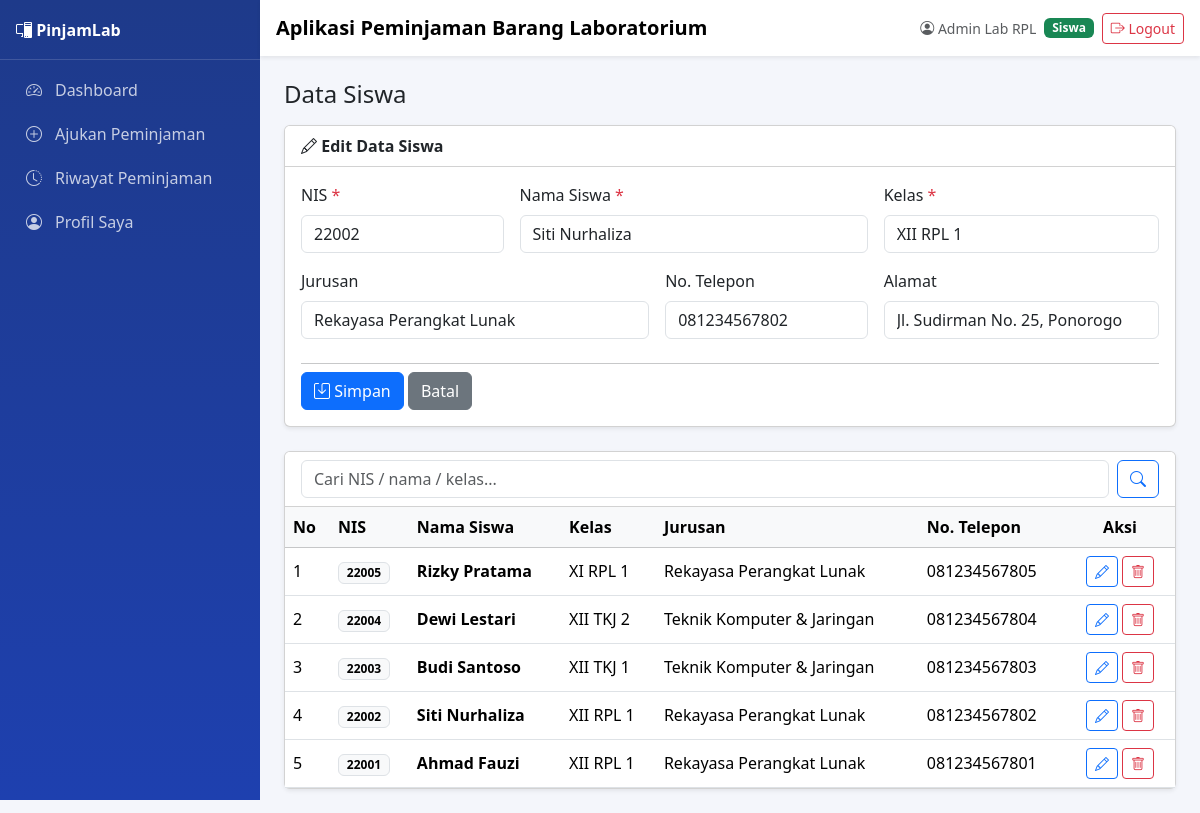
The page /siswa.php?aksi=edit&id=2 (signed in) on the database its author committed.
### tables this page shows
CREATE TABLE siswa (
  id_siswa   INT AUTO_INCREMENT PRIMARY KEY,
  nis        VARCHAR(20) NOT NULL UNIQUE,
  nama_siswa VARCHAR(100) NOT NULL,
  kelas      VARCHAR(20) NOT NULL,
  jurusan    VARCHAR(50),
  no_telp    VARCHAR(15),
  alamat     TEXT
);

### koneksi.php (called while the page is built, shortened)
<?php
function e($str) {
    return htmlspecialchars($str ?? '', ENT_QUOTES, 'UTF-8');
}
?>

### siswa.php (the view, shortened to what this page needs)
<?php
include 'koneksi.php';
include 'template_header.php';
 $aksi = $_GET['aksi'] ?? 'list';
 $edit = null;
if ($aksi == 'edit') {
    $id   = (int)($_GET['id'] ?? 0);
    $edit = mysqli_fetch_assoc(mysqli_query($koneksi, "SELECT * FROM siswa WHERE id_siswa=$id"));
}
 $keyword = mysqli_real_escape_string($koneksi, $_GET['cari'] ?? '');
if ($keyword != '') {
    $data = mysqli_query($koneksi, "SELECT * FROM siswa
        WHERE nis LIKE '%$keyword%' OR nama_siswa LIKE '%$keyword%' OR kelas LIKE '%$keyword%'
        ORDER BY id_siswa DESC");
} else {
    $data = mysqli_query($koneksi, "SELECT * FROM siswa ORDER BY id_siswa DESC");
}
?>
<div class="d-flex flex-wrap justify-content-between align-items-center gap-2 mb-3">
    <h4 class="mb-0">Data Siswa</h4>
</div>
<?php if ($aksi == 'tambah' || ($aksi == 'edit' && $edit)): ?>
<div class="card shadow-sm mb-4">
    <div class="card-header bg-white fw-semibold">
        <i class="bi bi-<?= $aksi == 'tambah' ? 'plus-circle' : 'pencil' ?>"></i>
        <?= $aksi == 'tambah' ? 'Tambah Siswa Baru' : 'Edit Data Siswa' ?>
    </div>
    <div class="card-body">
        <form method="post" class="row g-3">
            <div class="col-md-3">
                <label class="form-label">NIS <span class="text-danger">*</span></label>
                <input type="text" name="nis" class="form-control" value="<?= e($edit['nis'] ?? '') ?>" required>
            </div>
            <div class="col-md-5">
                <label class="form-label">Nama Siswa <span class="text-danger">*</span></label>
                <input type="text" name="nama_siswa" class="form-control" value="<?= e($edit['nama_siswa'] ?? '') ?>" required>
            </div>
            <div class="col-md-4">
                <label class="form-label">Kelas <span class="text-danger">*</span></label>
                <input type="text" name="kelas" class="form-control" list="daftarKelas"
                       value="<?= e($edit['kelas'] ?? '') ?>" required>
            </div>
            <div class="col-md-5">
                <label class="form-label">Jurusan</label>
                <input type="text" name="jurusan" class="form-control" list="daftarJurusan"
                       value="<?= e($edit['jurusan'] ?? '') ?>">
            </div>
            <div class="col-md-3">
                <label class="form-label">No. Telepon</label>
                <input type="text" name="no_telp" class="form-control" value="<?= e($edit['no_telp'] ?? '') ?>">
            </div>
            <div class="col-md-4">
                <label class="form-label">Alamat</label>
                <input type="text" name="alamat" class="form-control" value="<?= e($edit['alamat'] ?? '') ?>">
            </div>
            <div class="col-12">
                <hr class="mt-2 mb-2">
                <button type="submit" name="<?= $aksi ?>" class="btn btn-primary"><i class="bi bi-save"></i> Simpan</button>
                <a href="siswa.php" class="btn btn-secondary">Batal</a>
            </div>
        </form>
    </div>
</div>
<?php endif; ?>
<div class="card shadow-sm">
    <div class="card-header bg-white">
        <form method="get" class="d-flex gap-2">
            <input type="text" name="cari" class="form-control" placeholder="Cari NIS / nama / kelas..."
                   value="<?= e($keyword) ?>">
            <button class="btn btn-outline-primary" type="submit"><i class="bi bi-search"></i></button>
        </form>
    </div>
    <div class="table-responsive">
        <table class="table table-hover mb-0 align-middle">
            <thead class="table-light">
                <tr>
                    <th width="45">No</th><th>NIS</th><th>Nama Siswa</th><th>Kelas</th>
                    <th>Jurusan</th><th>No. Telepon</th><th width="110" class="text-center">Aksi</th>
                </tr>
            </thead>
            <tbody>
                <?php $no = 1; while ($s = mysqli_fetch_assoc($data)): ?>
                <tr>
                    <td><?= $no++ ?></td>
                    <td><span class="badge text-bg-light border"><?= e($s['nis']) ?></span></td>
                    <td class="fw-semibold"><?= e($s['nama_siswa']) ?></td>
                    <td><?= e($s['kelas']) ?></td>
                    <td><?= e($s['jurusan']) ?></td>
                    <td><?= e($s['no_telp']) ?: '-' ?></td>
                    <td class="text-center">
                        <a href="siswa.php?aksi=edit&id=<?= $s['id_siswa'] ?>" class="btn btn-sm btn-outline-primary"><i class="bi bi-pencil"></i></a>
                        <a href="siswa.php?hapus=<?= $s['id_siswa'] ?>" class="btn btn-sm btn-outline-danger"
                           onclick="return confirm('Yakin ingin menghapus siswa ini?')"><i class="bi bi-trash"></i></a>
                    </td>
                </tr>
                <?php endwhile; ?>
            </tbody>
        </table>
    </div>
</div>
<?php include 'template_footer.php'; ?>

### template_header.php (style rules this page uses)
body { background-color: #f4f6fb; }

### rows shown on the page
siswa: nis "22002", nama_siswa "Siti Nurhaliza", kelas "XII RPL 1", jurusan "Rekayasa Perangkat Lunak", no_telp "081234567802", alamat "Jl. Sudirman No. 25, Ponorogo"
siswa: nis "22005", nama_siswa "Rizky Pratama", kelas "XI RPL 1", jurusan "Rekayasa Perangkat Lunak", no_telp "081234567805"
siswa: nis "22004", nama_siswa "Dewi Lestari", kelas "XII TKJ 2", jurusan "Teknik Komputer & Jaringan", no_telp "081234567804"
siswa: nis "22003", nama_siswa "Budi Santoso", kelas "XII TKJ 1", jurusan "Teknik Komputer & Jaringan", no_telp "081234567803"
siswa: nis "22001", nama_siswa "Ahmad Fauzi", kelas "XII RPL 1", jurusan "Rekayasa Perangkat Lunak", no_telp "081234567801"

### other values the page prints
$namaUser "Admin Lab RPL"
$role "Siswa"
